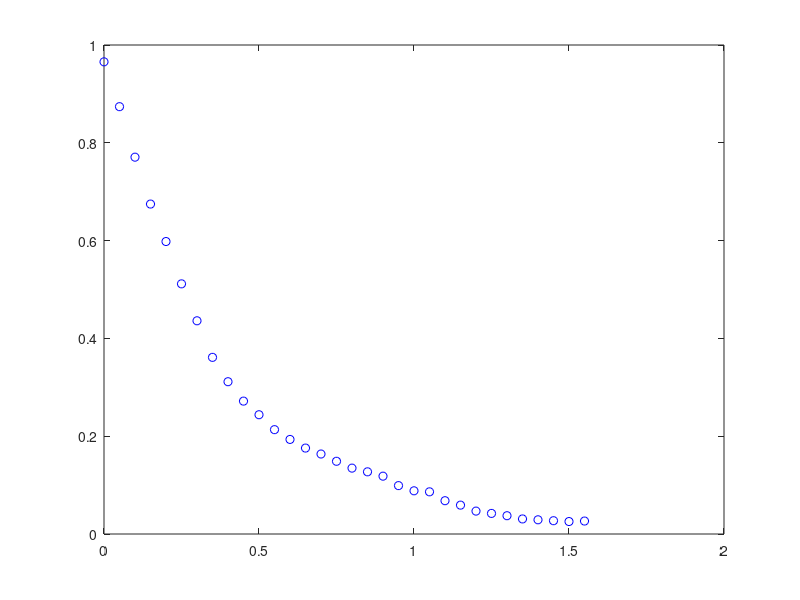

This chart was generated by the following MATLAB code: (Note: this script raises an error after producing the figure.)
clear;

%%%%%%%%%%%%%%%%%%%%%%%%%%%%%%%%%%%%%%%%%%%%%%%%%%%%%%%%%%%%%%%%%%%%%%%%%%%%%%%%%%%%%%%%%%%%%%%%%%%%%%%%%%%%%%%%%%%%%%%%
%rfsel0
%%%%%%%%%%%%%%%%%%%%%%%%%%%%%%%%%%%%%%%%%%%%%%%%%%%%%%%%%%%%%%%%%%%%%%%%%%%%%%%%%%%%%%%%%%%%%%%%%%%%%%%%%%%%%%%%%%%%%%%%

size = 32;
fidin=fopen('rfsel0.txt');
line=fgetl(fidin);

t(1)=0;

for n=1:(size)
    line=fgetl(fidin);
    x=fscanf(fidin,'%f');
    rfsel0(n)=x(4);
    t(n) = (n-1)*0.05;
end
fclose(fidin);


plot(t,rfsel0,'bo')

fun=inline('a(2)*exp(-t/a(1))','a','t'); 
a=nlinfit(t, rfsel0, fun,[0.01,0])

for ppp = 1:size
    kkk(ppp) = a(2)*exp(-t(ppp)/a(1));
end
hold on;
plot(t,kkk,'b')

%%%%%%%%%%%%%%%%%%%%%%%%%%%%%%%%%%%%%%%%%%%%%%%%%%%%%%%%%%%%%%%%%%%%%%%%%%%%%%%%%%%%%%%%%%%%%%%%%%%%%%%%%%%%%%%%%%%%%%%%
%rfsel4
%%%%%%%%%%%%%%%%%%%%%%%%%%%%%%%%%%%%%%%%%%%%%%%%%%%%%%%%%%%%%%%%%%%%%%%%%%%%%%%%%%%%%%%%%%%%%%%%%%%%%%%%%%%%%%%%%%%%%%%%

size = 32;
fidin=fopen('rfsel4.txt');
line=fgetl(fidin);

t(1)=0;

for n=1:(size)
    line=fgetl(fidin);
    x=fscanf(fidin,'%f');
    rfsel4(n)=x(4);
    t(n) = (n-1)*0.05;
end
fclose(fidin);

rfsel4 = rfsel4/1.3026;


plot(t,rfsel4,'kh')

fun=inline('e(2)*exp(-t/e(1))','e','t'); 
e=nlinfit(t, rfsel4, fun,[0.01,0])

for ppp = 1:size
    kkk(ppp) = e(2)*exp(-t(ppp)/e(1));
end
hold on;
plot(t,kkk,'k:')

%%%%%%%%%%%%%%%%%%%%%%%%%%%%%%%%%%%%%%%%%%%%%%%%%%%%%%%%%%%%%%%%%%%%%%%%%%%%%%%%%%%%%%%%%%%%%%%%%%%%%%%%%%%%%%%%%%%%%%%%
%rfsel32
%%%%%%%%%%%%%%%%%%%%%%%%%%%%%%%%%%%%%%%%%%%%%%%%%%%%%%%%%%%%%%%%%%%%%%%%%%%%%%%%%%%%%%%%%%%%%%%%%%%%%%%%%%%%%%%%%%%%%%%%

size = 32;
fidin=fopen('rfsel32.txt');
line=fgetl(fidin);

t(1)=0;

for n=1:(size)
    line=fgetl(fidin);
    x=fscanf(fidin,'%f');
    rfsel32(n)=x(4);
    t(n) = (n-1)*0.05;
end
fclose(fidin);

rfsel32=rfsel32*0.2684;

plot(t,rfsel32,'r*')

fun=inline('d(2)*exp(-t/d(1))','d','t'); 
d=nlinfit(t, rfsel32, fun,[0.01,0])

for ppp = 1:size
    kkk(ppp) = d(2)*exp(-t(ppp)/d(1));
end
hold on;

plot(t,kkk,'r--')


%%%%%%%%%%%%%%%%%%%%%%%%%%%%%%%%%%%%%%%%%%%%%%%%%%%%%%%%%%%%%%%%%%%%%%%%%%%%%%%%%%%%%%%%%%%%%%%%%%%%%%%%%%%%%%%%%%%%%%%%
%rfsel64
%%%%%%%%%%%%%%%%%%%%%%%%%%%%%%%%%%%%%%%%%%%%%%%%%%%%%%%%%%%%%%%%%%%%%%%%%%%%%%%%%%%%%%%%%%%%%%%%%%%%%%%%%%%%%%%%%%%%%%%%

size = 32;
fidin=fopen('rfsel64.txt');
line=fgetl(fidin);

t(1)=0;

for n=1:(size)
    line=fgetl(fidin);
    x=fscanf(fidin,'%f');
    rfsel64(n)=x(4);
    t(n) = (n-1)*0.05;
end
fclose(fidin);

rfsel64 = rfsel64*0.0958;

hold on
plot(t,rfsel64,'g+')

fun=inline('b(2)*exp(-t/b(1))','b','t'); 
b=nlinfit(t, rfsel64, fun,[0.01,0])

for ppp = 1:32
    kkk(ppp) = b(2)*exp(-t(ppp)/b(1));
end
hold on;
plot(t,kkk,'g-.')
% 
% 
% 
% 
% size = 32;
% fidin=fopen('rfsel128.txt');
% line=fgetl(fidin);
% 
% t(1)=0;
% 
% for n=1:(size)
%     line=fgetl(fidin);
%     x=fscanf(fidin,'%f');
%     rfsel128(n)=x(4);
%     t(n) = (n-1)*0.05;
% end
% fclose(fidin);
% 
% hold on
% plot(t,rfsel128,'md')
% 
% fun=inline('c(2)*exp(-t/c(1))','c','t'); 
% c=nlinfit(t, rfsel128, fun,[0.01,0])
% 
% for ppp = 1:32
%     kkk(ppp) = c(2)*exp(-t(ppp)/c(1));
% end
% hold on;
% plot(t,kkk)
% 

% 


%%%%%%%%%%%%%%%%%%%%%%%%%%%%%%%%%%%%%%%%%%%%%%%%%%%%%%%%%%%%%%%%%%%%%%%%%%%%%%%%%%%%%%%%%%%%%%%%%%%%%%%%%%%%%%%%%%%%%%%%
%set legend
%%%%%%%%%%%%%%%%%%%%%%%%%%%%%%%%%%%%%%%%%%%%%%%%%%%%%%%%%%%%%%%%%%%%%%%%%%%%%%%%%%%%%%%%%%%%%%%%%%%%%%%%%%%%%%%%%%%%%%%%
legend('rfsel0-data','rfsel0-fit:382ms','rfsel4-data','rfsel4-fit:409ms','rfsel32-data','rfsel32-fit:467ms','rfsel64-data','rfsel64-fit:464ms');

set(legend,'EdgeColor',[1 0.8 0],'YColor',[1 0.8 0],'XColor',[1 0.8 0],...
    'LineWidth',2,...
    'FontWeight','bold');
%%%%%%%%%%%%%%%%%%%%%%%%%%%%%%%%%%%%%%%%%%%%%%%%%%%%%%%%%%%%%%%%%%%%%%%%%%%%%%%%%%%%%%%%%%%%%%%%%%%%%%%%%%%%%%%%%%%%%%%%

%%%%%%%%%%%%%%%%%%%%%%%%%%%%%%%%%%%%%%%%%%%%%%%%%%%%%%%%%%%%%%%%%%%%%%%%%%%%%%%%%%%%%%%%%%%%%%%%%%%%%%%%%%%%%%%%%%%%%%%%
%set label and title
%%%%%%%%%%%%%%%%%%%%%%%%%%%%%%%%%%%%%%%%%%%%%%%%%%%%%%%%%%%%%%%%%%%%%%%%%%%%%%%%%%%%%%%%%%%%%%%%%%%%%%%%%%%%%%%%%%%%%%%%
xlabel({'Time (s)'},'FontWeight','bold','FontSize',14,...
    'FontName','Calibri');

ylabel({'Arb. Unit'},'FontWeight','bold','FontSize',14,...
    'FontName','Calibri');

title({'Rf Selection'},'FontWeight','bold','FontSize',14,...
    'FontName','Times New Roman',...
    'FontAngle','normal');
%%%%%%%%%%%%%%%%%%%%%%%%%%%%%%%%%%%%%%%%%%%%%%%%%%%%%%%%%%%%%%%%%%%%%%%%%%%%%%%%%%%%%%%%%%%%%%%%%%%%%%%%%%%%%%%%%%%%%%%%